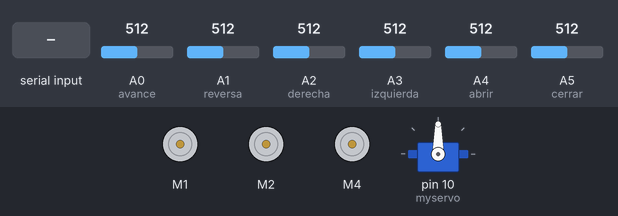
Simulated run of this sketch. Board: Arduino Uno, built with avr-gcc and run on an emulated ATmega328P. Shown: 3 × DC motor (green arrow = forward, orange = backward, longer = faster), servo. The test bench sets the inputs (shaded band); at power-on: A0 (avance) = 512, A1 (reversa) = 512, A2 (derecha) = 512, A3 (izquierda) = 512, A4 (abrir) = 512, A5 (cerrar) = 512.

Above: at 1.2 s.
1.3 s: "adelante\n" received over Serial
At 1.7 s:
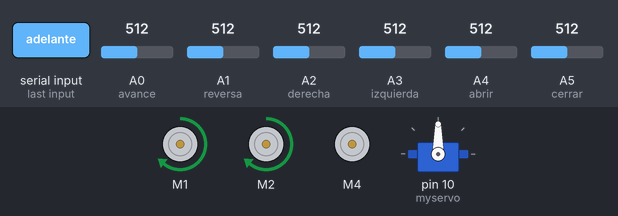
2.8 s: "atras\n" received over Serial
At 4.0 s:
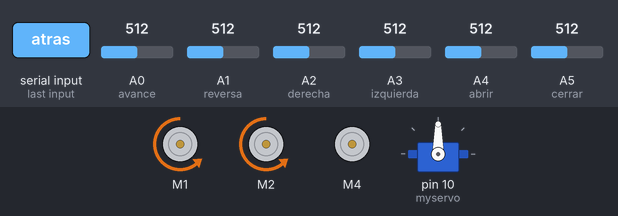
4.3 s: "abrir\n" received over Serial
At 4.7 s:
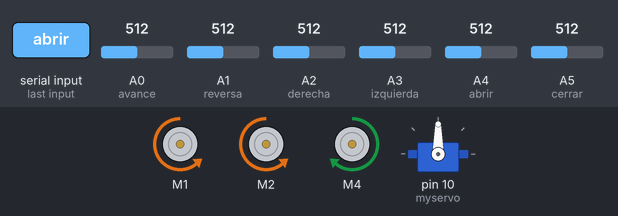
6.3 s: "cerrar\n" received over Serial
At 6.7 s:
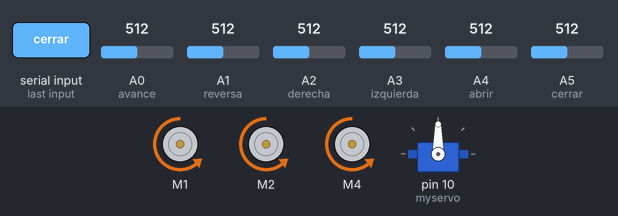
8.3 s: "derecha\n" received over Serial
At 9.4 s:
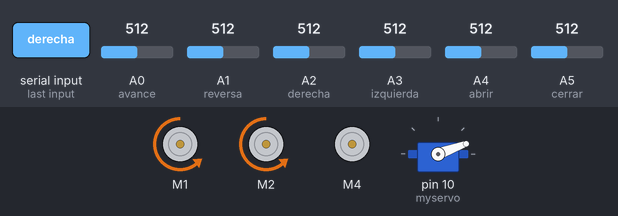
9.8 s: "stop\n" received over Serial
At 10.4 s:
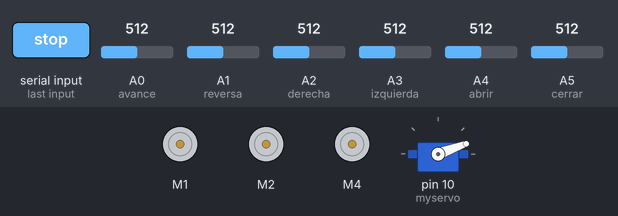
Timing chart, 0 to 12.3 s (numbered marks = the images above; inputs shaded):
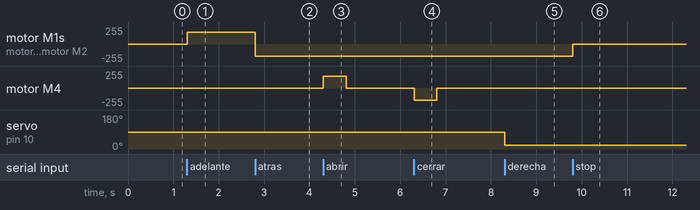

The sketch:

motores.ino
```cpp
#include <AFMotor.h>
#include <Servo.h>

String dato;

Servo myservo;
AF_DCMotor motor1(1); //para motor 1
AF_DCMotor motor2(2); //para motor 2
AF_DCMotor motor3(4); //para motor 3
const int avance=A0;
int valavance;
const int reversa=A1;
int valreversa;
const int derecha=A2;
int valderecha;
const int izquierda=A3;
int valizquierda;
const int abrir=A4;
int valabrir;
const int cerrar=A5;
int valcerrar;

void setup() {
  motor1.run(RELEASE);
  motor2.run(RELEASE);
  motor3.run(RELEASE);
  myservo.attach(9); //servo 1
  myservo.attach(10);//servo 2
  Serial.begin(9600);
}

void loop() {

  valavance=analogRead(avance);
  valreversa=analogRead(reversa);
  valderecha=analogRead(derecha);
  valizquierda=analogRead(izquierda);
  valabrir=analogRead(abrir);
  valcerrar=analogRead(cerrar);

  if (Serial.available()>0){
    dato=Serial.readStringUntil('\n');

      if (dato == "adelante")
    {
      motor1.setSpeed(180);
      motor2.setSpeed(180);
      motor1.run(FORWARD); //adelante
      motor2.run(FORWARD); //adelante
    }
      else  if (dato == "atras")
    {
      motor1.setSpeed(180);
      motor2.setSpeed(180);
      motor1.run(BACKWARD); //adelante
      motor2.run(BACKWARD); //adelante
    }
      else if (dato == "stop")
    {
      motor1.setSpeed(0);
      motor2.setSpeed(0);
    }

    if (dato == "abrir")
    {
      motor3.setSpeed(180);
      motor3.run(FORWARD); //adelante
      delay (500);
      motor3.setSpeed(0);
    }
      else  if (dato == "cerrar")
    {
      motor3.setSpeed(180);
      motor3.run(BACKWARD); //adelante
      delay (500);
      motor3.setSpeed(0);
    }
      else if (dato == "stop2")
    {
      motor3.setSpeed(0);
    }

        if (dato == "derecha")
    {
        myservo.write(20);
    }
      else  if (dato == "izquierda")
    {
        myservo.write(150);
    }
      else if (dato == "centro")
    {
        myservo.write(90);
    }
    delay (100);
  }
}
```

Measured:
- after the input at 1.3 s, motor M1, motor M2: stopped → forward 180/255 at once
- after the input at 2.8 s, motor M1, motor M2: forward 180/255 → backward 180/255 at once
- after the input at 4.3 s, motor M4: stopped → forward 180/255 at once, → stopped 0.50 s later
- after the input at 6.3 s, motor M4: stopped → backward 180/255 at once, → stopped 0.50 s later
- after the input at 8.3 s, servo on pin 10 (myservo): 90° → 20° at once
- after the input at 9.8 s, motor M1, motor M2: backward 180/255 → stopped at once
